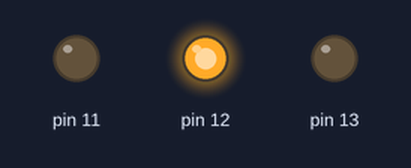
Bench run of a sketch on a simulated Arduino Uno, built with avr-gcc and run on an emulated ATmega328P. Shown: output pins drawn as LEDs (lit = HIGH).

Above: at 0.15 s.
At 0.85 s:
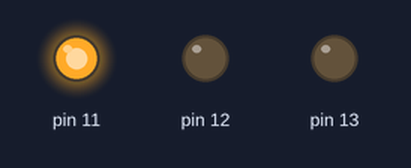
At 2.0 s:
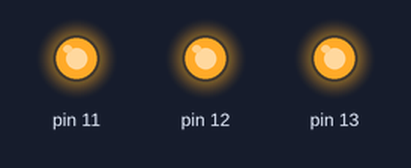
At 3.85 s:
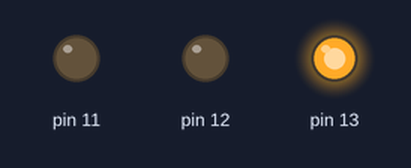
At 5.4 s:
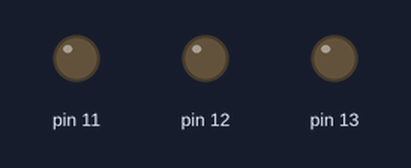
Timing chart, 0 to 5.8 s (numbered marks = the images above):
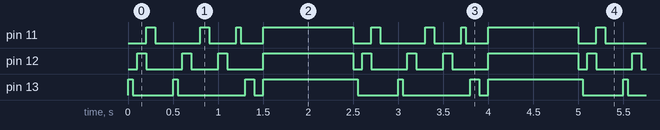

The sketch:

BareMinimum_LED_on_off.ino
```cpp
void setup() {
  // put your setup code here, to run once:
  pinMode(13,OUTPUT);
  pinMode(12,OUTPUT);
  pinMode(11,OUTPUT);
}

void loop() {
  // put your main code here, to run repeatedly:
  digitalWrite(13,HIGH);
  delay(50);
  digitalWrite(13,LOW);
  delay(50);
  digitalWrite(12,HIGH);
  delay(100);
  digitalWrite(12,LOW);
  digitalWrite(11,HIGH);
  delay(100);
  digitalWrite(11,LOW);
  delay(100);
  delay(100);
  digitalWrite(13,HIGH);
  delay(50);
  digitalWrite(13,LOW);
  delay(50);
  digitalWrite(12,HIGH);
  delay(100);
  digitalWrite(12,LOW);
  delay(100);
  digitalWrite(11,HIGH);
  delay(100);
  digitalWrite(11,LOW);
  delay(100);
  digitalWrite(12,HIGH);
  delay(100);
  digitalWrite(12,LOW);
  delay(100);
  digitalWrite(11,HIGH);
  delay(50);
  digitalWrite(11,LOW);
  delay(50);
  digitalWrite(13,HIGH);
  delay(100);
  digitalWrite(13,LOW);
  delay(100);
  digitalWrite(11,HIGH);
  digitalWrite(12,HIGH);
  digitalWrite(13,HIGH);
  delay(1000);
  digitalWrite(11,LOW);
  digitalWrite(12,LOW);
  digitalWrite(13,LOW);
}
```

Measured:
- by itself, pin 11: repeats every 2.5 s: LOW 0.50 s, HIGH 0.10 s, LOW 0.30 s, HIGH 0.05 s, LOW 0.25 s, HIGH 1.0 s, LOW 0.20 s, HIGH 0.10 s
- by itself, pin 12: repeats every 2.5 s: LOW 0.40 s, HIGH 0.10 s, LOW 0.30 s, HIGH 0.10 s, LOW 0.40 s, HIGH 1.0 s, LOW 0.10 s, HIGH 0.10 s
- by itself, pin 13: repeats every 2.5 s: LOW 0.45 s, HIGH 0.05 s, LOW 0.75 s, HIGH 0.10 s, LOW 0.10 s, HIGH 1.1 s
